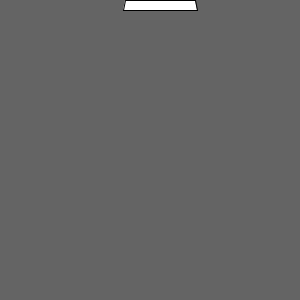
Frame 1 (no input)
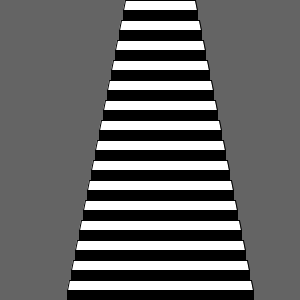
Frame 60 (the mouse pressed at the canvas centre just before this capture)
Frame 120 (the mouse held since frame 60 and released just before this capture): identical to frame 60, image omitted

The Processing sketch that drew these frames (run headless with seeded random() and noise(); from frame 60 on, the mouse is pressed at the canvas centre):

// Processing sketch: Escaleras
// ── Escaleras.pde
int x1=125;
int y1=0;
int contador=0;

void setup() {
  size(300, 300);
  background(100);
}

void draw() {
  rectMode(CORNERS);

  do {
    
    if (contador%2==0) {
      beginShape();
      fill(255);
      vertex(x1-(contador*2), y1+(contador*10));//p1
      vertex(x1+70+(contador*2), y1+(contador*10));//p2
      vertex(x1+70+((contador+1)*2), y1+((contador+1)*10));//p3
      vertex(x1-((contador+1)*2), y1+((contador+1)*10));//p4
      vertex(x1-(contador*2), y1+(contador*10));//p1
      endShape();
    } else {
      fill(0);
      rect(x1-(contador*2),y1+((contador)*10),x1+70+(contador*2),y1+((contador+1)*10));
    }

    contador++;
  } while (contador==4);
  
 //line(85,0,85,199);
 //line(115,0,115,199);
 
  
}
